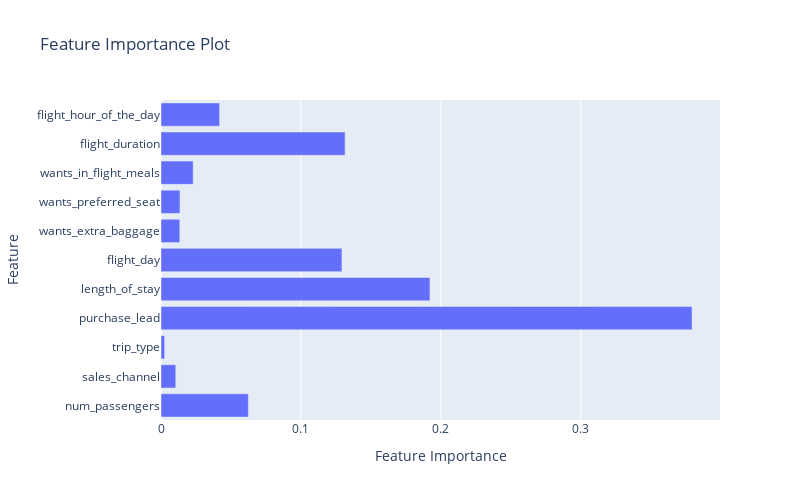

Notebook source saved alongside this figure:
### Code cell
feature_importances = rf_classifier.feature_importances_

fig = px.bar(feature_importances,x = feature_importances, y = X.columns, orientation='h', title='Feature Importance Plot')

fig.update_layout(width=800, height=500)
fig.update_xaxes(title_text='Feature Importance')
fig.update_yaxes(title_text='Feature')

fig.show()

### Figure 1 — Plotly figure (JSON) as saved in the notebook; plotly's stock layout.template omitted (floating-point values rounded to 4 significant figures)
{"data": [{"alignmentgroup": "True", "hovertemplate": "x=%{x}<br>y=%{y}<extra></extra>", "legendgroup": "", "marker": {"color": "#636efa", "pattern": {"shape": ""}}, "name": "", "offsetgroup": "", "orientation": "h", "showlegend": false, "textposition": "auto", "type": "bar", "x": [0.06244, 0.01054, 0.002593, 0.3795, 0.1922, 0.1293, 0.01345, 0.01356, 0.023, 0.1316, 0.04189], "xaxis": "x", "y": ["num_passengers", "sales_channel", "trip_type", "purchase_lead", "length_of_stay", "flight_day", "wants_extra_baggage", "wants_preferred_seat", "wants_in_flight_meals", "flight_duration", "flight_hour_of_the_day"], "yaxis": "y"}], "layout": {"barmode": "relative", "height": 500, "legend": {"tracegroupgap": 0}, "title": {"text": "Feature Importance Plot"}, "width": 800, "xaxis": {"anchor": "y", "domain": [0, 1], "title": {"text": "Feature Importance"}}, "yaxis": {"anchor": "x", "domain": [0, 1], "title": {"text": "Feature"}}}}
